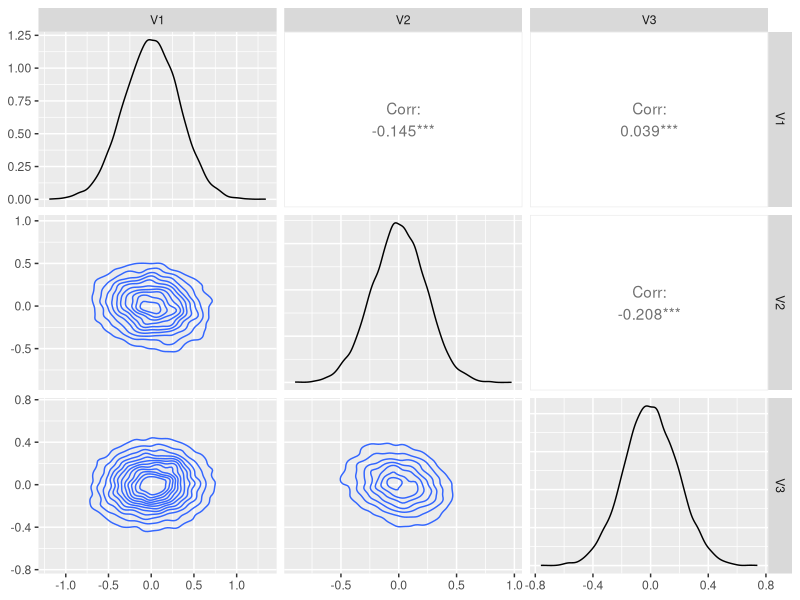

This chart was generated by the following R code: (Note: this script raises an error after producing the figure.)
# AT 2 Question 3
# Mutaz Abu Ghazaleh 
# 13184383


#### Part a ####

Sigma1 <- (1/5630) * matrix(c(575, -60, 10, -60, 300, -50, 10, -50, 196), nrow=3)
E <- eigen(Sigma1)
Lambda <- diag(E$values^-1)
V <- E$vectors

Sigma1_Inv <- round(V %*% Lambda %*% t(V))
Sigma1_Inv
# [,1] [,2] [,3]
# [1,]   10    2    0
# [2,]    2   20    5
# [3,]    0    5   30

round(Sigma1_Inv %*% Sigma1)
# [,1] [,2] [,3]
# [1,]    1    0    0
# [2,]    0    1    0
# [3,]    0    0    1


#### Part c ####
library(MASS)
Sigma1 <- (1/5630) * matrix(c(575, -60, 10, -60, 300, -50, 10, -50, 196), nrow=3)
Mu <- c(0,0,0)

samples <- mvrnorm(n=10, mu=Mu, Sigma = Sigma1, empirical = TRUE)
samples[1:5, ]
# [,1]        [,2]       [,3]
# [1,] -0.43420504  0.39936954  0.1890455
# [2,] -0.43959806 -0.01014538 -0.0760512
# [3,]  0.16364686  0.34253773 -0.3121635
# [4,] -0.09374287 -0.24083186 -0.2279170
# [5,]  0.64858357 -0.01416940  0.1264043



#### part d ####
df <- mvrnorm(n=10000, mu=Mu, Sigma=Sigma1)

library(GGally)
ggpairs(
  as.data.frame(df), 
  lower= list(continuous = ggally_density, combo = ggally_box_no_facet)
)

library(car)
scatter3d(x = df[,1], y=df[,2], z=df[,3], main='3d scatter plot of simulated data', 
          xlab='Y1', ylab = 'Y2', zlab = 'Y3', 
          theta = 30, phi = 30, expand = 0.5, col = "lightblue",
          ltheta = 120, shade = 0.75,
          box=TRUE)
#### Part e ####
Sigma1 <- (1/5630) * matrix(c(575, -60, 10, -60, 300, -50, 10, -50, 196), nrow=3)
E <- eigen(Sigma1)
e1 <- E$vectors[,1]
e2 <- E$vectors[,2]
e3 <- E$vectors[,3]

E$values
# [1] 0.10453986 0.05453633 0.03115472

e1
e2
e3
# > e1
# [1]  0.97591370 -0.21190556  0.05185053
# > e2
# [1] -0.2153318 -0.8975461  0.3847638
# > e3
# [1] 0.03499535 0.38666136 0.92155755



#### part g ####

cum_var_explained <- 0
for (k in 1:3){
  var_pc <- E$values[k] / sum(E$values)
  cum_var_explained <- cum_var_explained + var_pc
  
  print(paste0('Variance explained by PC', k, 
               ': ', round(var_pc, 4), ', ',
               'cumulative variance explained: ', 
               round(cum_var_explained, 4)))
}



#### part h ####  
# using a big sample to find the linear regressio Y2 = B1 Y1 + e1

sigma_h <- matrix(c(575, -60, -60, 300), nrow=2) * (1/5630)
sigma_h_inv <- solve(sigma_h)
samples <- mvrnorm(n=100000, mu=Mu, Sigma = sigma_h)
Z <- samples[,1]
Y <- samples[,2]

# using result 7.4 formula
Beta <- solve(t(Z) %*% Z) %*% t(Z) %*% Y
round(Beta,4)
# [1,] -0.1063

# using R lm() function 

coefficients(lm(Y~Z))['Z']
# Z 
# -0.1063087  




#### part i ####  
# using a big sample to find the linear regression Y3 = B1 Y1 + B2 Y2 + e3

sigma_i <- (1/5630) * matrix(c(196,10,-50,10,575,-60,-50,-60,300), nrow=3)
sigma_i_inv <- solve(Sigma_i)
samples <- mvrnorm(n=100000, mu=Mu, Sigma = sigma_i)
Z <- samples[,2:3]
Y <- samples[,1]

# using result 7.4 formula
Beta <- solve(t(Z) %*% Z) %*% t(Z) %*% Y
round(Beta,4)
# [1,]  0.0003
# [2,] -0.1705

# using R lm() function 

round(coefficients(lm(Y~Z))[c('Z1','Z2')],4)
# Z1           Z2 
# 0.0003 -0.1705 